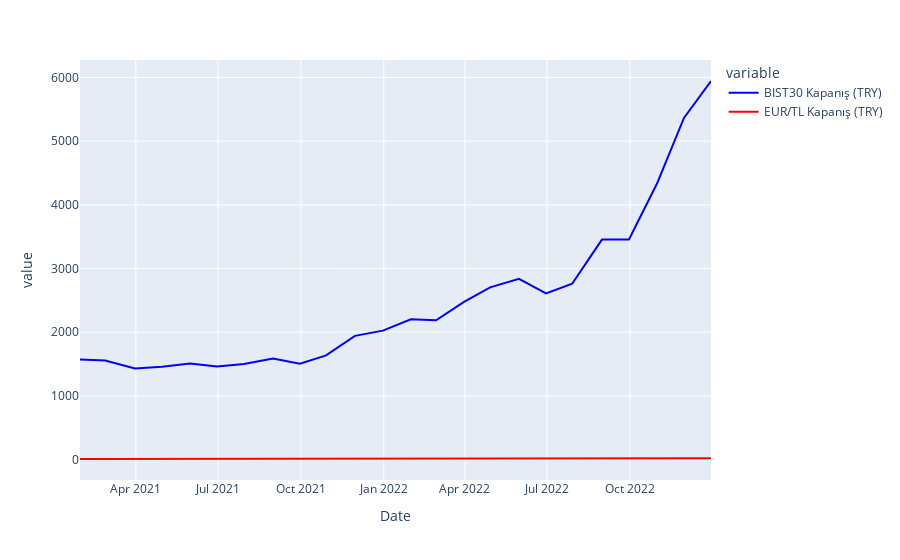

This figure's notebook cell:
### Code cell
pivotPlt

### Figure 1 — Plotly figure (JSON) as saved in the notebook; plotly's stock layout.template omitted (floating-point values rounded to 4 significant figures)
{"data": [{"hovertemplate": "variable=BIST30 Kapanış (TRY)<br>Date=%{x}<br>value=%{y}<extra></extra>", "legendgroup": "BIST30 Kapanış (TRY)", "line": {"color": "blue", "dash": "solid"}, "marker": {"symbol": "circle"}, "mode": "lines", "name": "BIST30 Kapanış (TRY)", "orientation": "v", "showlegend": true, "type": "scatter", "x": ["2021-01-29T00:00:00", "2021-02-26T00:00:00", "2021-03-31T00:00:00", "2021-04-30T00:00:00", "2021-05-31T00:00:00", "2021-06-30T00:00:00", "2021-07-30T00:00:00", "2021-08-31T00:00:00", "2021-09-30T00:00:00", "2021-10-29T00:00:00", "2021-11-30T00:00:00", "2021-12-31T00:00:00", "2022-01-31T00:00:00", "2022-02-28T00:00:00", "2022-03-31T00:00:00", "2022-04-29T00:00:00", "2022-05-31T00:00:00", "2022-06-30T00:00:00", "2022-07-29T00:00:00", "2022-08-31T00:00:00", "2022-09-30T00:00:00", "2022-10-31T00:00:00", "2022-11-30T00:00:00", "2022-12-30T00:00:00"], "xaxis": "x", "y": [1572.0, 1556, 1431.0, 1457.0, 1507.0, 1463.0, 1501.0, 1588.0, 1505.0, 1636.0, 1943.0, 2025, 2203.0, 2186.0, 2477.0, 2704.0, 2838.0, 2609.0, 2760.0, 3454.0, 3458.0, 4330.0, 5364.0, 5945.0], "yaxis": "y"}, {"hovertemplate": "variable=EUR/TL Kapanış (TRY)<br>Date=%{x}<br>value=%{y}<extra></extra>", "legendgroup": "EUR/TL Kapanış (TRY)", "line": {"color": "red", "dash": "solid"}, "marker": {"symbol": "circle"}, "mode": "lines", "name": "EUR/TL Kapanış (TRY)", "orientation": "v", "showlegend": true, "type": "scatter", "x": ["2021-01-29T00:00:00", "2021-02-26T00:00:00", "2021-03-31T00:00:00", "2021-04-30T00:00:00", "2021-05-31T00:00:00", "2021-06-30T00:00:00", "2021-07-30T00:00:00", "2021-08-31T00:00:00", "2021-09-30T00:00:00", "2021-10-29T00:00:00", "2021-11-30T00:00:00", "2021-12-31T00:00:00", "2022-01-31T00:00:00", "2022-02-28T00:00:00", "2022-03-31T00:00:00", "2022-04-29T00:00:00", "2022-05-31T00:00:00", "2022-06-30T00:00:00", "2022-07-29T00:00:00", "2022-08-31T00:00:00", "2022-09-30T00:00:00", "2022-10-31T00:00:00", "2022-11-30T00:00:00", "2022-12-30T00:00:00"], "xaxis": "x", "y": [8.903, 8.905, 9.748, 9.924, 10.44, 10.38, 10.05, 9.869, 10.34, 11.13, 14.35, 14.99, 15.03, 15.69, 16.35, 15.53, 17.65, 17.24, 18.29, 18.19, 18.15, 18.48, 19.23, 19.94], "yaxis": "y"}], "layout": {"legend": {"title": {"text": "variable"}, "tracegroupgap": 0}, "margin": {"t": 60}, "xaxis": {"anchor": "y", "domain": [0, 1], "title": {"text": "Date"}}, "yaxis": {"anchor": "x", "domain": [0, 1], "title": {"text": "value"}}}}
